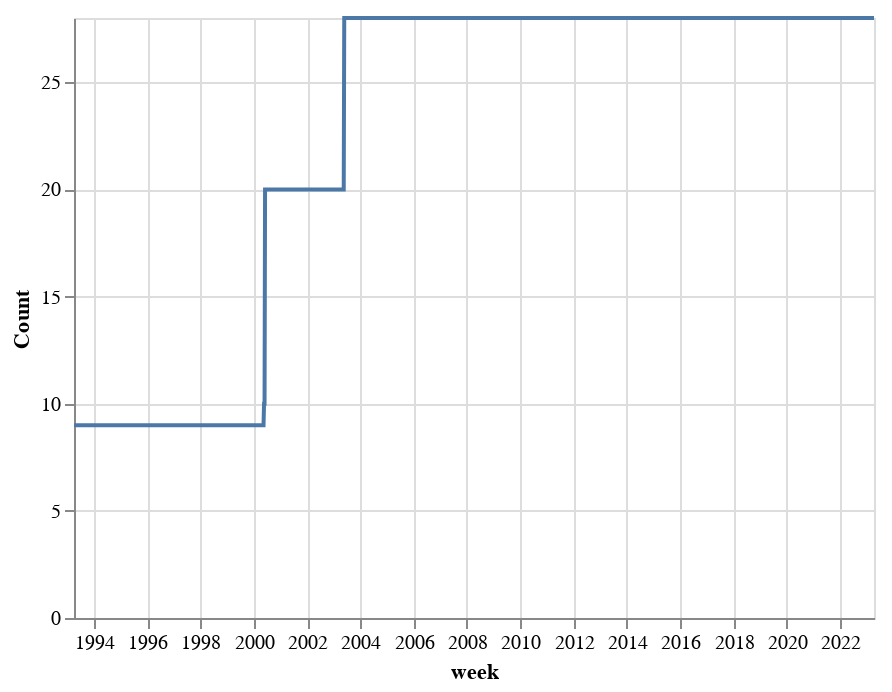

Here is the notebook cell this chart was saved with:
### Code cell
df_long.groupby("week")["price"].count().reset_index().pipe(alt.Chart).encode(
    x="week", y=alt.Y("price", title="Count")
).mark_line()

### Figure 1 — Vega-Lite specification as saved in the notebook (floating-point values rounded to 4 significant figures; data arrays with more than 128 entries replaced by an {"elided": "..."} marker saying what was removed)
{"config": {"view": {"continuousWidth": 400, "continuousHeight": 300}}, "data": {"name": "data-7938af70ec4b41dfc0ffa44ec8d8a95a"}, "mark": "line", "encoding": {"x": {"field": "week", "type": "temporal"}, "y": {"field": "price", "title": "Count", "type": "quantitative"}}, "$schema": "https://vega.github.io/schema/vega-lite/v4.17.0.json", "datasets": {"data-7938af70ec4b41dfc0ffa44ec8d8a95a": {"elided": "1567 records"}}}
